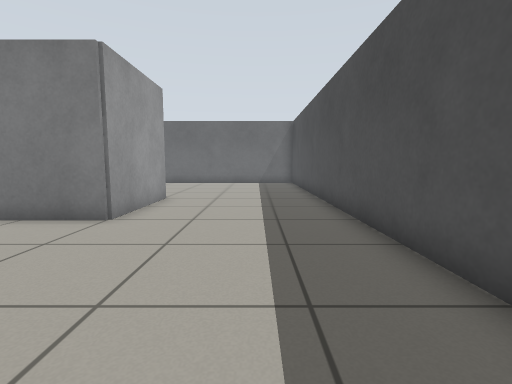
[1] (above)

16 first-person views from a walk through a world built for the Gazebo simulator. The camera is 0.67 m above the floor, tilts 6° down and sees 85° across. The floor is counted in squares, 0.5 m on a side. Each view is taken from the middle of a square. On the plan, view 1 faces up. The plan holds only what a view shows up to about 13 squares ahead; the rest is blank.

[2]
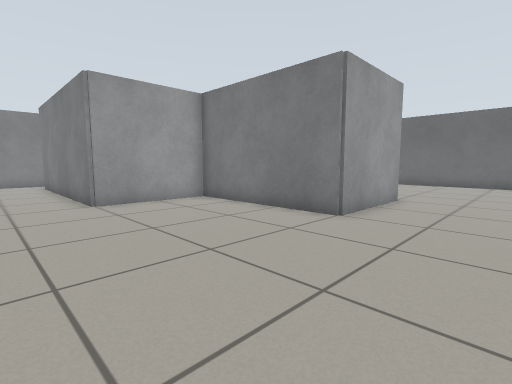

[3]
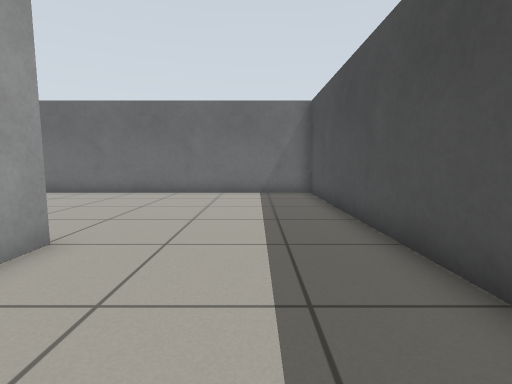

[4]
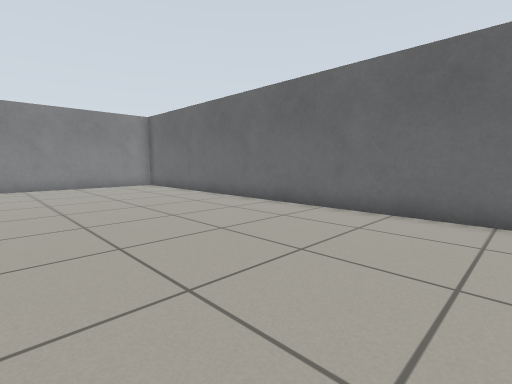

[5]
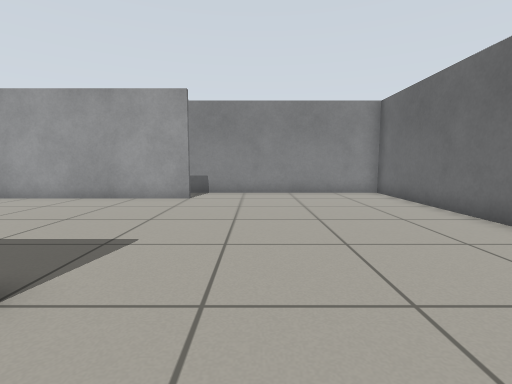

[6]
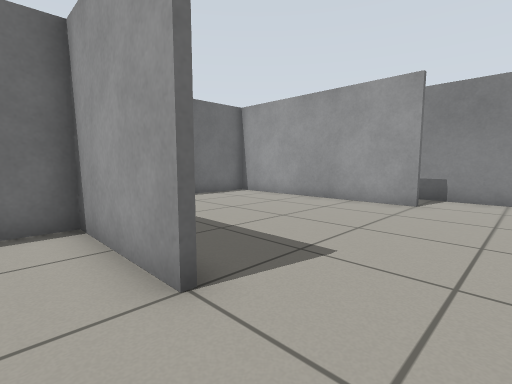

[7]
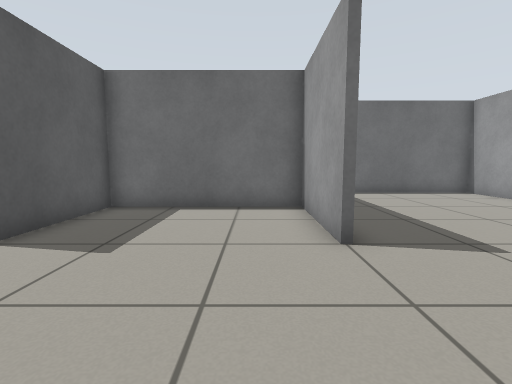

[8]
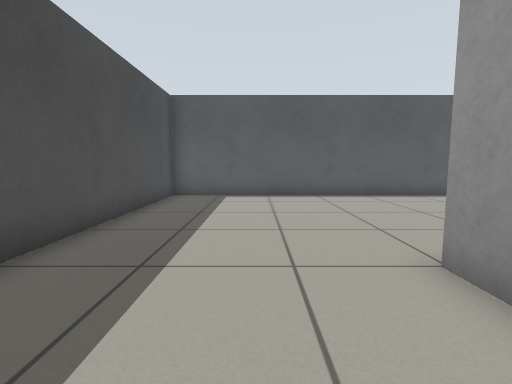

[9]
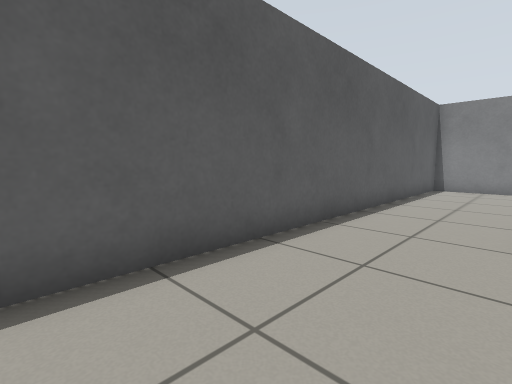

[10]
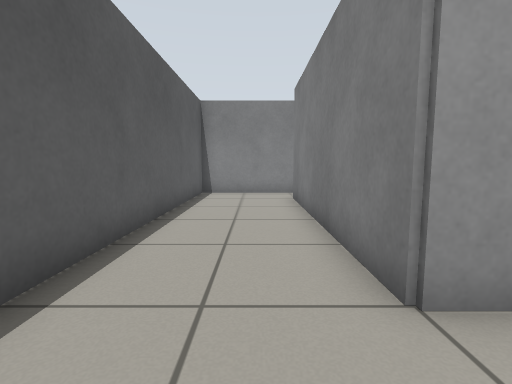

[11]
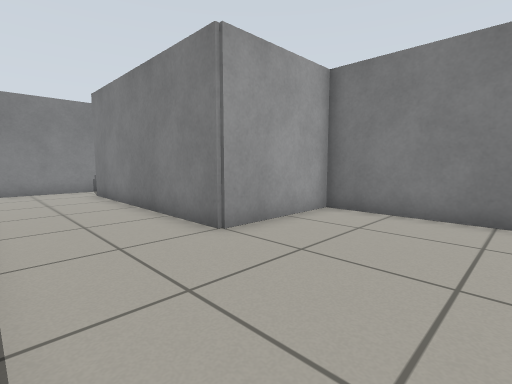

[12]
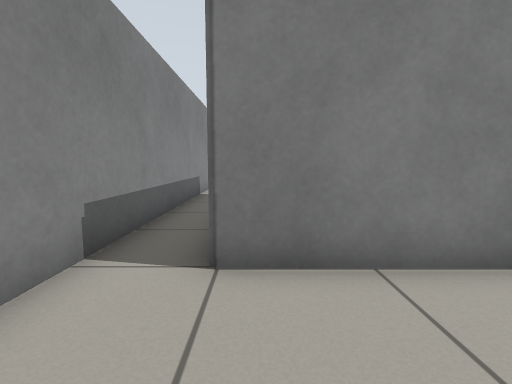

[13]
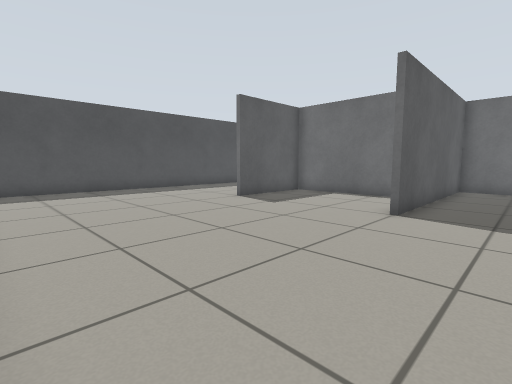

[14]
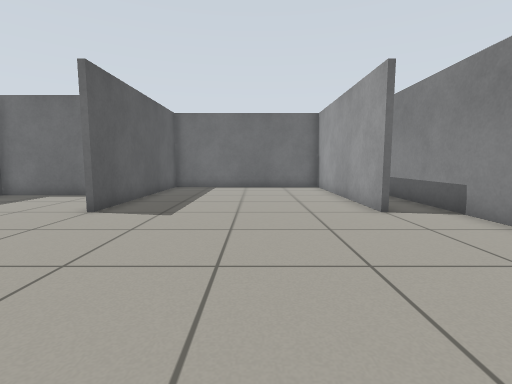

[15]
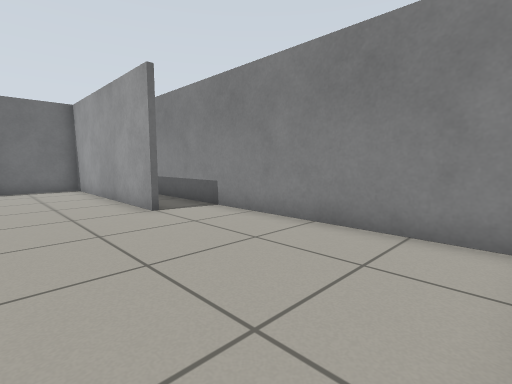

[16]
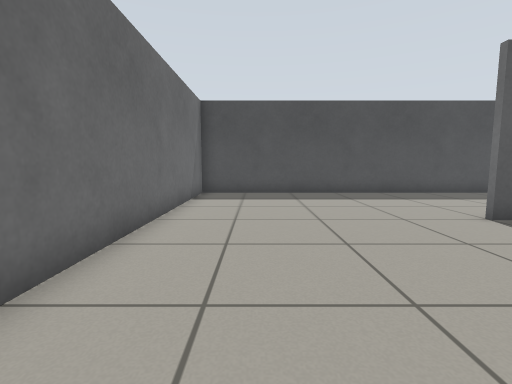

### Floor plan
Points are (right, up) in squares from view 1. A wall is a line through its corners. A room is listed if a view was taken in it or the views show most of it. See-through windows are left out.
Room 1 (views 1, 2, 3, 4, 5, 6, 7, 8, 9, 10, 11, 12, 13, 14, 15, 16)
walls: (-9.4, 10.6) (-9.4, 2.4) (-17.6, 2.4); (-9.5, 6.6) (-3.6, 6.6) (-3.6, 10.5); (-3.4, 10.6) (-3.4, 6.4) (-9.5, 6.4); (-17.4, 10.6) (-17.4, 2.6) (-9.6, 2.6) (-9.6, 10.5); (2.4, 18.4) (-19.4, 18.4) (-19.4, -1.4) (2.4, -1.4) (2.4, 18.4)

Where each view was taken, in squares from view 1:
view 1: 0 up, 0 right, facing up
view 2: 0 up, 0 right, facing up-left
view 3: 6 up, 0 right, facing up
view 4: 11 up, 3 left, facing up-left
view 5: 13 up, 7 left, facing left
view 6: 13 up, 8 left, facing down-left
view 7: 15 up, 8 left, facing down
view 8: 10 up, 1 left, facing down
view 9: 2 up, 4 left, facing down-left
view 10: 1 up, 7 left, facing left
view 11: 1 down, 5 left, facing up-left
view 12: 1 down, 17 left, facing up
view 13: 18 up, 12 left, facing down-right
view 14: 18 up, 14 left, facing down
view 15: 18 up, 14 left, facing down-left
view 16: 16 up, 10 left, facing right
